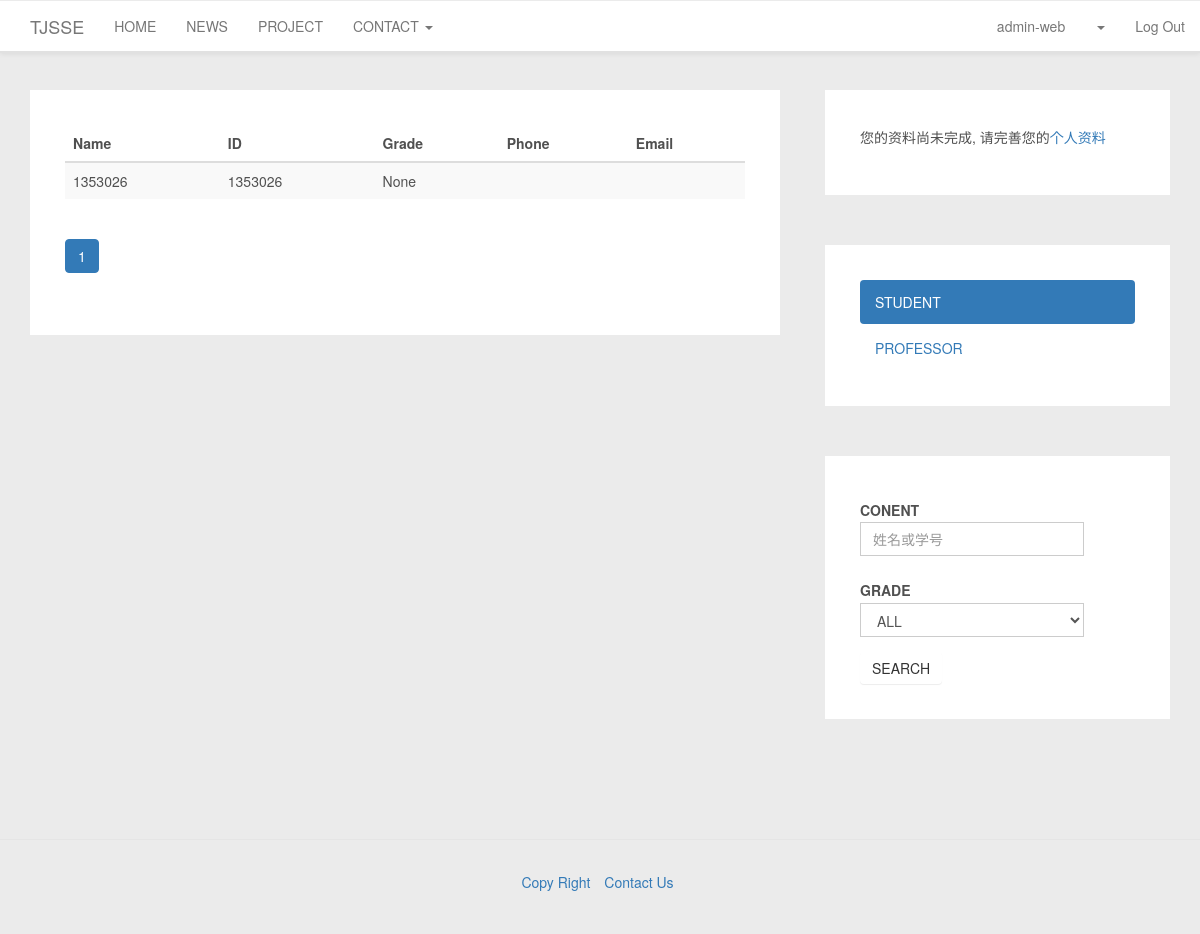
The app's page /accounts/contact/student/?page=2 (signed in), older data.
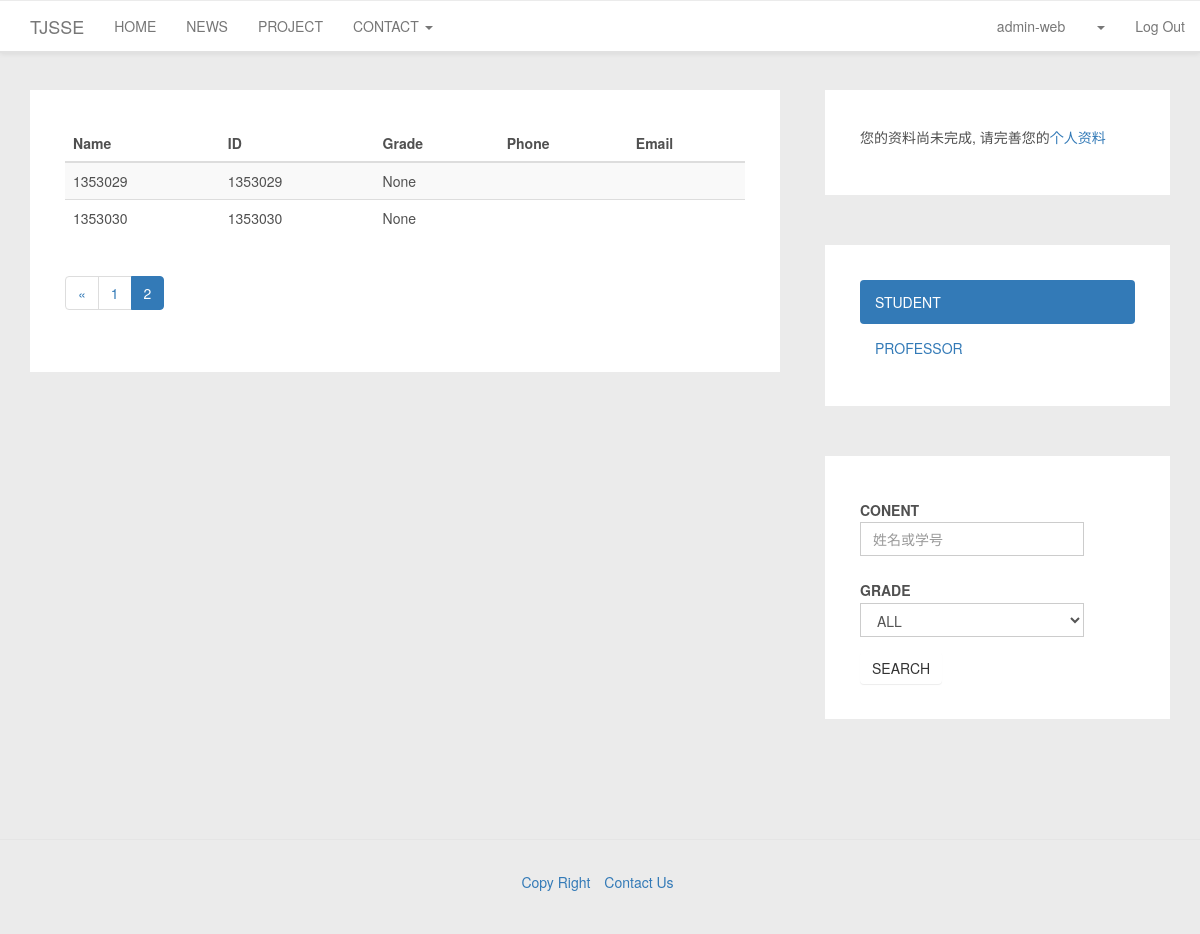
The same page, newer data.
### accounts/models.py (models this page shows, shortened)
class UserProfile(models.Model):
    user = models.OneToOneField(User)
    TYPE_STUDENT = "STUDENT"
    TYPE_PROFESSOR = "PROFESSOR"
    type = models.CharField(max_length=10)
    grade = models.IntegerField(null=True)
    MAJOR_CHOICES = [
        (0, '暂无'),
        (1, '软件技术与管理'),
        (2, '网络与主机软件'),
        (3, '嵌入式软件与系统'),
        (4, '数字媒体'),
        (5, '其他')
    ]
    major = models.IntegerField(choices=MAJOR_CHOICES, default=0)
    phone = models.CharField(max_length=11, blank=True)
    def get_full_name(self):
        if (len(self.user.first_name) > 0) and (len(self.user.last_name) > 0):
            return self.user.get_full_name()
        else:
            return self.user.get_username()

### accounts/views.py (the view)
@login_required(login_url='/accounts/login/')
def contact_student_list_view(request):
    student_list = UserProfile.objects.filter(type=UserProfile.TYPE_STUDENT)
    grade_list = student_list.values("grade").distinct()
    paginator = ExtendPaginator(student_list, PAGE_LIMIT)
    page_id = request.GET.get('page')
    try:
        student_list = paginator.page(page_id)  # 获取某页对应的记录
    except PageNotAnInteger:  # 如果页码不是个整数
        student_list = paginator.page(1)  # 取第一页的记录
    except EmptyPage:  # 如果页码太大，没有相应的记录
        student_list = paginator.page(paginator.num_pages)  # 取最后一页的记录
    return render(request, "contact_student.html", {'student_list': student_list, 'grade_list': grade_list})

### TJSSE/utils.py (called while the page is built, shortened)
  def page(self, number):
      self.page_num = number
      return super(ExtendPaginator, self).page(number)

  def _page_range_ext(self):
      num_count = 2 * self.range_num + 1
      if self.num_pages <= num_count:
          return range(1, self.num_pages + 1)

### templates/contact_student.html (shortened to what this page needs)
{% extends "base_contact.html" %}
{% block contactcontent %}
    <table class="table table-striped table-hover">
      <thead>
        <tr>
            <th>Name</th>
            <th>ID</th>
            <th>Grade</th>
            <th>Phone</th>
            <th>Email</th>
        </tr>
      </thead>
      <tbody>
        {% for student in student_list %}
            <tr>
                <td>{{ student.get_full_name }}</td>
                <td>{{ student.user.username }}</td>
                <td>{{ student.grade }}</td>
                <td>{{ student.phone }}</td>
                <td>{{ student.user.email }}</td>
            </tr>
        {% endfor %}
      </tbody>
    </table>
{% include "template_paginator.html" with page=student_list %}
{% endblock contactcontent %}
{% block searchcontent %}
    <form class="form-horizontal" action="search/" method="GET">
        <div class="form-group">
            <label for="search" class="col-sm-3 control-label">CONENT</label>
            <div class="col-sm-10">
               <input type="text" name="search" class="form-control" placeholder="姓名或学号" id="search">
            </div>
        </div>
        <div class="form-group">
            <label for="gradeselect" class="col-sm-3 control-label">GRADE</label>
            <div class="col-sm-10">
               <select class="form-control" id="gradeselect" name="grade">
               <option>
                   ALL
               </option>
                 </select>
            </div>
        </div>
     <button type="submit" class="btn btn-default">SEARCH</button>
    </form>
{% endblock searchcontent %}

Row changes from the older to the newer data that the page shows:
no longer on this page (row edited): UserProfile: get_full_name "1353026", user.username "1353026", grade "None"
added UserProfile: get_full_name "1353029", user.username "1353029", grade "None"
added UserProfile: get_full_name "1353030", user.username "1353030", grade "None"
Text that changed along with them:
list line gone: "1"
new list line: "1"
new list line: "2"
